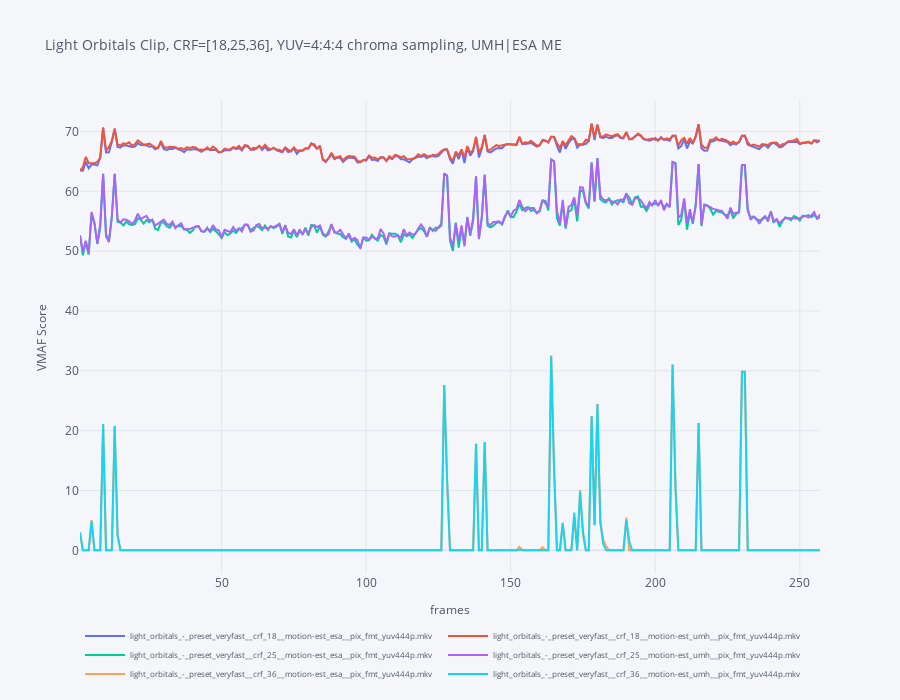

Notebook code cell kept with this figure:
### Code cell
fig = go.Figure()
fig["layout"] = flayout

# Plot the files with CRF=18 only
for k, v in dfs.items():
    #fig.add_trace(go.Scatter(x=["frame"], y=["psnr"]))
    if "yuv444p" in k:
        fig.add_trace(go.Scatter(x=dfs[k].index.values, y=dfs[k]["vmaf"], name=str(k)))
    #print(k)

fig.update_xaxes(title=dict(font=dict(size=12), text="frames"))
fig.update_yaxes(title=dict(font=dict(size=12), text="VMAF Score"))
fig.update_layout(title=dict(font=dict(size=14),
                             text="Light Orbitals Clip, CRF=[18,25,36], YUV=4:4:4 chroma sampling, UMH|ESA ME"),
                  legend=dict(orientation="h",
                              itemsizing="trace",
                              itemwidth=40,
                              tracegroupgap=5,
                              font=dict(size=8),),
                  width=900, height=700,
                 )

### Figure 1 — Plotly figure (JSON) as saved in the notebook; plotly's stock layout.template omitted (floating-point values rounded to 4 significant figures; data arrays with more than 128 entries replaced by an {"elided": "..."} marker saying what was removed)
{"data": [{"name": "light_orbitals_-_preset_veryfast__crf_18__motion-est_esa__pix_fmt_yuv444p.mkv", "type": "scatter", "x": {"elided": "257 int values"}, "y": {"elided": "257 float values"}}, {"name": "light_orbitals_-_preset_veryfast__crf_18__motion-est_umh__pix_fmt_yuv444p.mkv", "type": "scatter", "x": {"elided": "257 int values"}, "y": {"elided": "257 float values"}}, {"name": "light_orbitals_-_preset_veryfast__crf_25__motion-est_esa__pix_fmt_yuv444p.mkv", "type": "scatter", "x": {"elided": "257 int values"}, "y": {"elided": "257 float values"}}, {"name": "light_orbitals_-_preset_veryfast__crf_25__motion-est_umh__pix_fmt_yuv444p.mkv", "type": "scatter", "x": {"elided": "257 int values"}, "y": {"elided": "257 float values"}}, {"name": "light_orbitals_-_preset_veryfast__crf_36__motion-est_esa__pix_fmt_yuv444p.mkv", "type": "scatter", "x": {"elided": "257 int values"}, "y": {"elided": "257 float values"}}, {"name": "light_orbitals_-_preset_veryfast__crf_36__motion-est_umh__pix_fmt_yuv444p.mkv", "type": "scatter", "x": {"elided": "257 int values"}, "y": {"elided": "257 float values"}}], "layout": {"height": 700, "legend": {"bgcolor": "#F5F6F9", "font": {"color": "#4D5663", "size": 8}, "itemsizing": "trace", "itemwidth": 40, "orientation": "h", "tracegroupgap": 5}, "paper_bgcolor": "#F5F6F9", "plot_bgcolor": "#F5F6F9", "title": {"font": {"color": "#4D5663", "size": 14}, "text": "Light Orbitals Clip, CRF=[18,25,36], YUV=4:4:4 chroma sampling, UMH|ESA ME"}, "width": 900, "xaxis": {"autorange": true, "gridcolor": "#E1E5ED", "range": [1, 257], "showgrid": true, "tickfont": {"color": "#4D5663"}, "title": {"font": {"color": "#4D5663", "size": 12}, "text": "frames"}, "type": "linear", "zerolinecolor": "#E1E5ED"}, "yaxis": {"autorange": true, "gridcolor": "#E1E5ED", "range": [-3.961, 75.26], "showgrid": true, "tickfont": {"color": "#4D5663"}, "title": {"font": {"color": "#4D5663", "size": 12}, "text": "VMAF Score"}, "type": "linear", "zerolinecolor": "#E1E5ED"}}}
